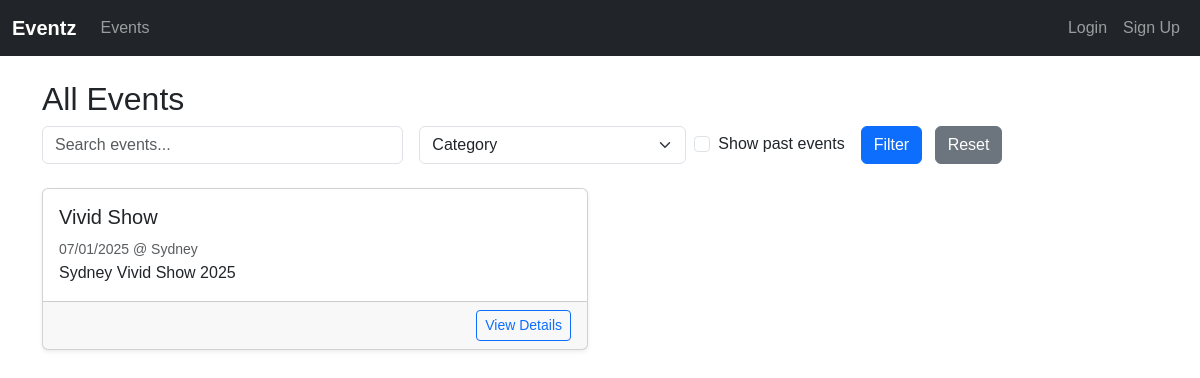
Page /events/ on the earlier database version.
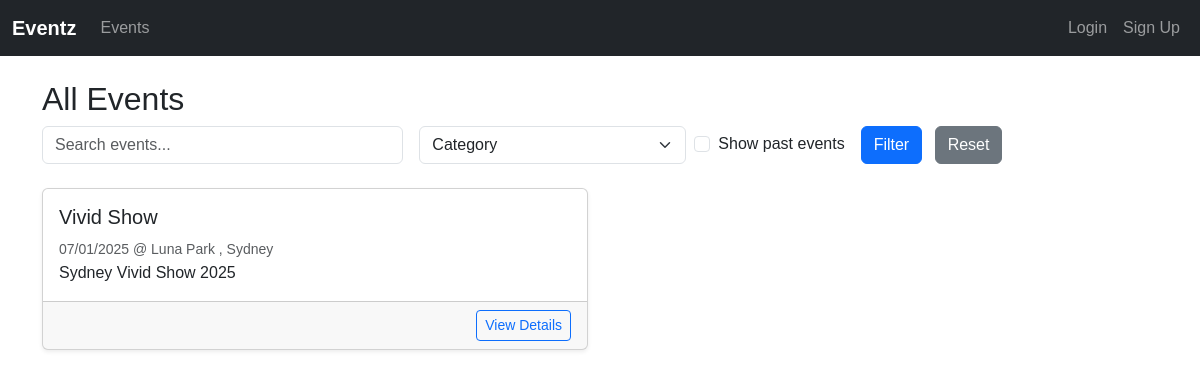
Same page on the later database version.
### events/models.py (models this page shows, shortened)
class Event(models.Model):
    title = models.CharField("Event Title", max_length=200)
    description = models.TextField(blank=True)
    category = models.ForeignKey(Category, on_delete=models.SET_NULL, null=True, blank=True)
    start_time = models.DateTimeField("Start Date & Time")
    end_time = models.DateTimeField("End Date & Time", null=True, blank=True)
    location = models.CharField(max_length=200)
    organizer = models.ForeignKey(User, on_delete=models.CASCADE, related_name="organized_events")
    price = models.DecimalField(max_digits=8, decimal_places=2, default=0.00,
                                help_text="Ticket price (set 0 for free event)")
    capacity = models.PositiveIntegerField(null=True, blank=True, help_text="Max tickets available (blank if unlimited)")
    image = models.ImageField(upload_to='events/images/', blank=True, null=True)

### events/views.py (the view)
# urls.py: path('events/', views.event_list, name='event_list'),
def event_list(request):
    events = Event.objects.all().order_by('start_time')
    query = request.GET.get('q')
    category_id = request.GET.get('category')
    show_past = request.GET.get('show_past')
    if query:
        events = events.filter(Q(title__icontains=query) | Q(description__icontains=query))
    if category_id:
        events = events.filter(category_id=category_id)
    else:
        category_id = ''  # for template, to not select any category
    if not show_past:
        events = events.filter(start_time__gte=timezone.now())
    categories = Category.objects.all()
    return render(request, 'events/event_list.html', {
        'events': events,
        'categories': categories,
        'selected_category': category_id,
        'query': query or '',
        'show_past': bool(show_past),
    })

### events/templates/events/event_list.html (shortened to what this page needs)
{% extends 'events/base.html' %}
{% load static %}
{% block content %}
<h2>All Events</h2>
<form method="get" class="row gy-2 gx-3 align-items-center mb-4">
  <div class="col-sm-4">
    <input type="text" name="q" value="{{ query }}" class="form-control" placeholder="Search events...">
  </div>
  <div class="col-sm-3">
    <select name="category" class="form-select">
      <option value="" disabled selected hidden>Category</option>
    </select>
  </div>
  <div class="col-auto form-check">
    <input type="checkbox" name="show_past" value="1" class="form-check-input" id="id_show_past" {% if show_past %}checked{% endif %}>
    <label class="form-check-label" for="id_show_past">Show past events</label>
  </div>
  <div class="col-auto">
    <button type="submit" class="btn btn-primary">Filter</button>
    <a href="{% url 'event_list' %}" class="btn btn-secondary ms-2">Reset</a>
  </div>
</form>
{% if events %}
  <div class="row row-cols-1 row-cols-md-2 g-4">
    {% for event in events %}
      <div class="col">
        <div class="card h-100 shadow-sm">
          <div class="card-body">
            <h5 class="card-title">{{ event.title }}</h5>
            <p class="card-text">
              <small class="text-muted">
                {{ event.start_time|date:"SHORT_DATE_FORMAT" }} {{ event.start_time|time:"SHORT_TIME_FORMAT" }}
                {% if event.location %} @ {{ event.location }}{% endif %}
              </small><br>
              {{ event.description|truncatewords:20 }}
            </p>
          </div>
          <div class="card-footer text-end">
            <a href="{% url 'event_detail' event.id %}" class="btn btn-outline-primary btn-sm">View Details</a>
          </div>
        </div>
      </div>
    {% endfor %}
  </div>
{% else %}
  <p>No events found.</p>
{% endif %}
{% endblock %}

Differences in the rows shown:
changed Event "Vivid Show": location "Sydney" → "Luna Park , Sydney"
